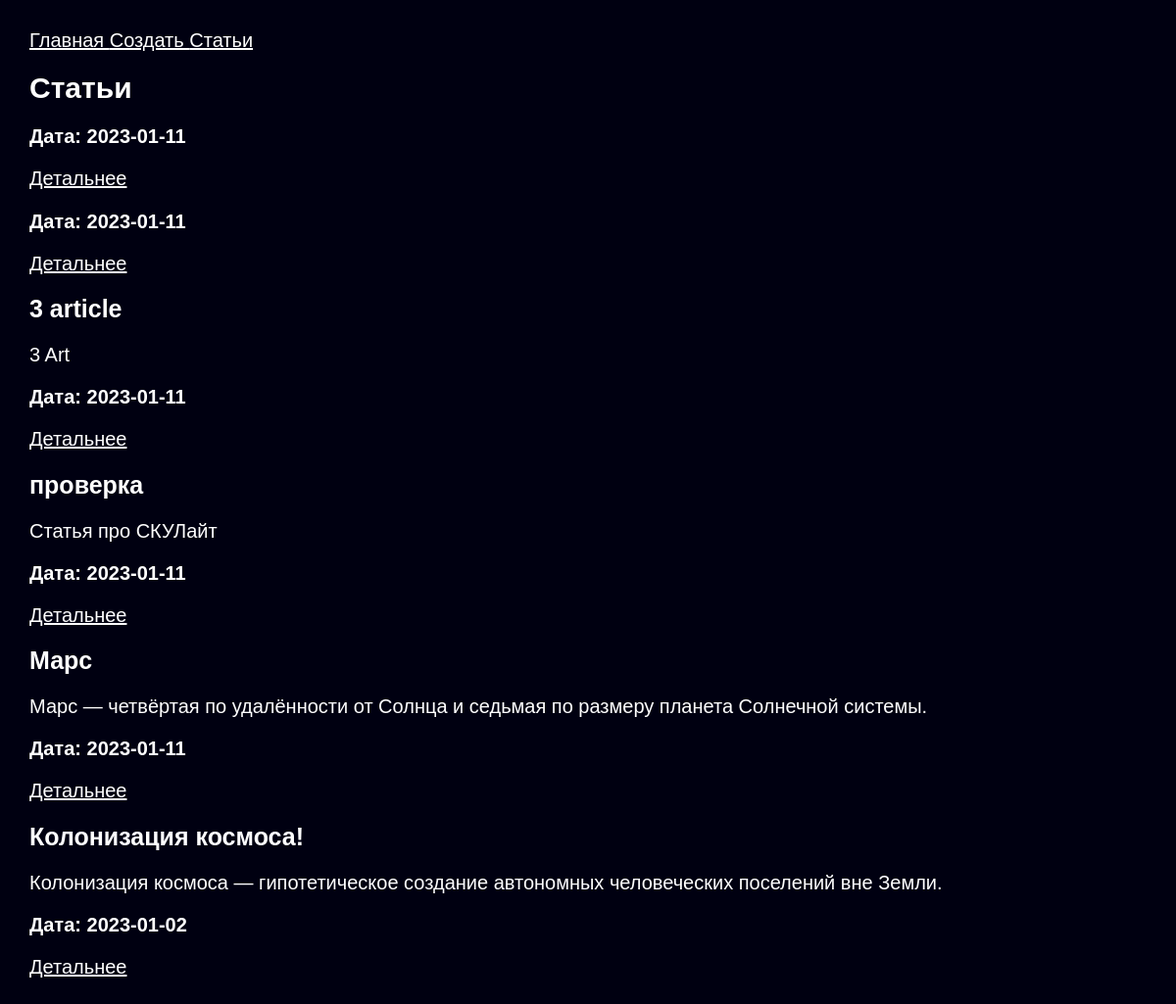
The page /posts on the database its author committed.
### app.py (models this page shows, shortened)
class Article(db.Model):
    id = db.Column(db.Integer, primary_key=True)
    title = db.Column(db.String(100), nullable=False)
    intro = db.Column(db.String(300), nullable=False)
    text = db.Column(db.Text, nullable=False)
    date = db.Column(db.DateTime, default=datetime.utcnow)

### app.py (the view)
@app.route('/posts')
def posts():
    articles = Article.query.order_by(Article.date.desc()).all()
    return render_template('posts.html', articles=articles)

### templates/posts.html (shortened to what this page needs)
{% extends 'base.html' %}
{% block body %}
<h1>Статьи</h1>
<div class="main">
    {% if articles|length > 0 %}
        {% for el in articles %}
        <div>
            <h2>{{ el.title }}</h2>
            <p>{{ el.intro }}</p>
            <p><b>Дата: {{ el.date.date() }}</b></p>
            <a href="/posts/{{ el.id }}">Детальнее</a>
        </div>
        {% endfor %}
    {% else %}
    <p>У нас пока нет статей.</p>
    {% endif %}
</div>
{% endblock %}

### templates/base.html (shortened to what this page needs)
<!DOCTYPE html>
<html lang="ru">
<head>
    <link rel="stylesheet" href="{{ url_for('static', filename='css/main.css')}}">
</head>
<body>
<div class="menu">
    <a href="/">  Главная  </a>
    <a href="/create-article">  Создать  </a>
    <a href="/posts">  Статьи  </a>
</div>
<div class="main">
    {% block body %}{% endblock %}
</div>
</body>
</html>

### static/css/main.css (style rules this page uses)
body { background: #001; color: #fff; font-family: Arial, serif; font-size: 20px; margin: 30px; }
h1 { font-size: 30px; }
h2 { font-size: 25px; }
a { color: #fff; }

### rows shown on the page
Article: date "2023-01-11"
Article: date "2023-01-11"
Article: title "3 article", intro "3 Art", date "2023-01-11"
Article: title "проверка", intro "Статья про СКУЛайт", date "2023-01-11"
Article: title "Марс", intro "Марс — четвёртая по удалённости от Солнца и седьмая по размеру планета Солнечной системы.", date "2023-01-11"
Article: title "Колонизация космоса!", intro "Колонизация космоса — гипотетическое создание автономных человеческих поселений вне Земли.", date "2023-01-02"
